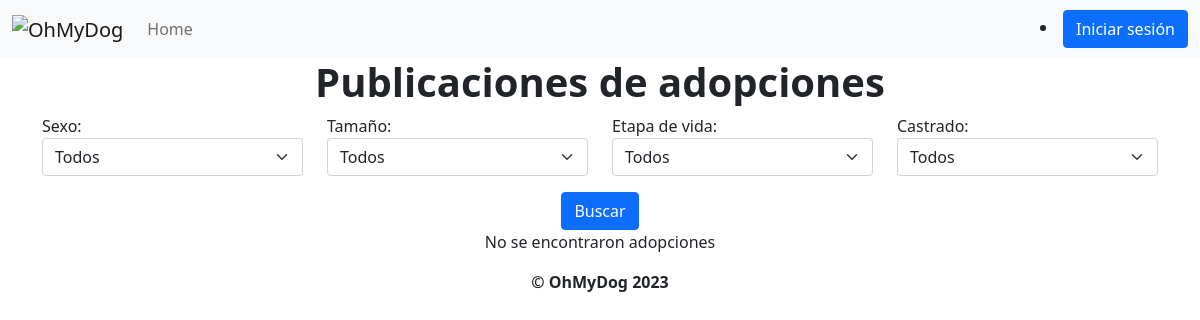
The page /publicaciones/adopciones on the database as committed earlier.
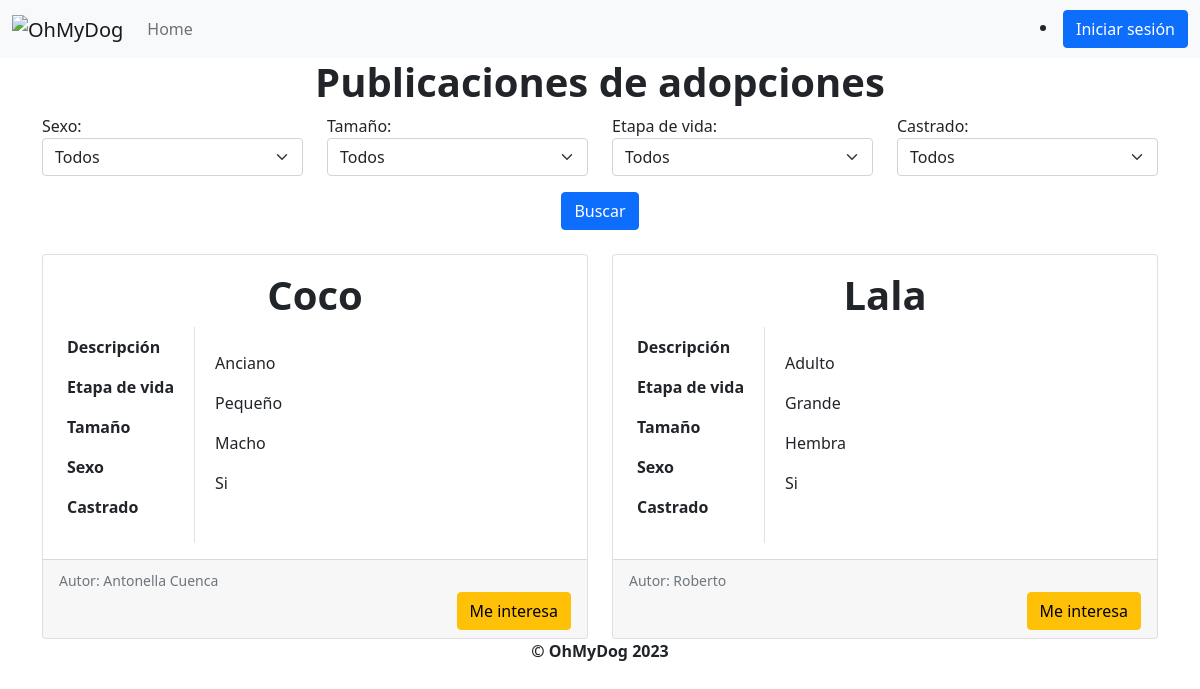
The same page on the database as committed later.
### OhMyDog/modelos/publicaciones/adopciones.py (models this page shows, shortened)
class Adopcion(models.Model):
    class Meta:
        verbose_name_plural = "Adopciones"
    id = models.BigAutoField(primary_key=True)
    cliente = models.ForeignKey(Cliente, null=False, on_delete=models.CASCADE, related_name="adopciones")
    descripcion = models.TextField(null=True)
    nombre = models.CharField(max_length=30)
    tamanio_perro = models.ForeignKey(TamanioPerro, null=False, on_delete=models.CASCADE)
    etapa_vida_perro = models.ForeignKey(EtapaVidaPerro, null=False, on_delete=models.CASCADE)
    sexos = [("M", "Macho"), ("H", "Hembra")]
    sexo = models.CharField(max_length=1, choices=sexos, blank=False)
    castrado = models.CharField(max_length=1, choices=[("S", "Si"), ("N", "No")], blank=False)
    adoptado = models.BooleanField(default=False)

### OhMyDog/modelos/etapaVidaPerro/etapaVidaPerro.py (models this page shows, shortened)
class EtapaVidaPerro(models.Model):
    class Meta:
        verbose_name_plural = "(LT) Etapas_de_vida"
    id = models.BigAutoField(primary_key=True)
    nombre = models.CharField(max_length=30)

### OhMyDog/modelos/tamaniosPerros/tamaniosPerros.py (models this page shows, shortened)
class TamanioPerro(models.Model):
    class Meta:
        verbose_name_plural = "(LT) Tamaños_perro"
    id = models.BigAutoField(primary_key=True)
    nombre = models.CharField(max_length=30)

### OhMyDog/modelos/clientes/clientes.py (models this page shows, shortened)
class Cliente(models.Model):
    id = models.BigAutoField(primary_key=True)
    nombre = models.CharField(max_length=30)
    email = models.EmailField(max_length=30)
    telefono = models.CharField(max_length=20)
    habilitado = models.BooleanField(default=True)

### OhMyDog/views/publicaciones_adopciones.py (the view)
def listar_publicaciones_de_adopciones(request):
    if request.user.is_authenticated and request.user.cliente:
        adopciones = listar_adopciones_no_mias(request.user.cliente.id)
        for adopcion in adopciones:
            if usuario_tiene_interes_adopcion(adopcion, request.user.cliente) is None:
                adopcion.tiene_interes = False
            else:
                adopcion.tiene_interes = True
        return render(
            request,
            "listar_publicaciones_de_adopciones.html",
            {"adopciones": adopciones, "cliente": request.user.cliente},
        )
    else:
        adopciones = listar_todas_adopciones()
        return render(
            request,
            "listar_publicaciones_de_adopciones.html",
            {"adopciones": adopciones, "cliente": None},
        )

### OhMyDog/modelos/publicaciones/__init__.py (called while the page is built)
def listar_todas_adopciones():
    return Adopcion.objects.all()

### OhMyDog/templates/listar_publicaciones_de_adopciones.html (shortened to what the changed rows need)
{% extends 'layout.html' %}
{% block content %}
<h1 style="text-align:center">Publicaciones de adopciones</h1>
</div>
<div class="container bootstrap snippets bootdey">
    {% if adopciones%}
        {% for adopcion in adopciones%}
            {% if forloop.counter0|divisibleby:2 %}
            <div class="row">
            {% endif %}
            <div class="col-sm-6" id="adopcionesContainer">
                <div class="card mt-4">
                    <div class="card-body">
                        <h1 class="card-title text-center">{{ adopcion.nombre }}</h1>
                        <div class="row">
                            <div class="col-auto vertical-line">
                                <table class="table table-borderless">
                                    <tbody>
                                        <tr>
                                            <th>Descripción</th>
                                        </tr>
                                        <tr>
                                            <th>Etapa de vida</th>
                                        </tr>
                                        <tr>
                                            <th>Tamaño</th>
                                        </tr>
                                        <tr>
                                            <th>Sexo</th>
                                        </tr>
                                        <tr>
                                            <th>Castrado</th>
                                        </tr>
                                    </tbody>
                                </table>
                            </div>
                            <div class="col">
                                <table class="table table-borderless">
                                    <tbody>
                                        <tr>
                                            <td>{{ adopcion.descripcion }}</td>
                                        </tr>
                                        <tr>
                                            <td class="etapa-vida">{{ adopcion.etapa_vida_perro.nombre }}</td>
                                        </tr>
                                        <tr>
                                            <td class="tamanio">{{ adopcion.tamanio_perro.nombre }}</td>
                                        </tr>
                                        <tr>
                                            {%if adopcion.sexo == "M"%}
                                                <td class="sexo">Macho</td>
                                            {%else%}
                                                <td class="sexo">Hembra</td>
                                            {% endif %}
                                        </tr>
                                        <tr>
                                            {%if adopcion.castrado == "S"%}
                                                <td class="castrado">Si</td>
                                            {% else %}
                                                <td class="castrado">No</td>
                                            {% endif %}
                                        </tr>
                                    </tbody>
                                </table>
                            </div>
                        </div>
                    </div>
                    <div class="card-footer">
                        <div class="row">
                            <p class="card-text"><small class="text-muted">Autor: {{ adopcion.cliente.nombre }}</small></p>
                        </div>
                        {%if not adopcion.adoptado%}
                        {%if not adopcion.tiene_interes %}
                            {% if cliente %}
                            <div class="col text-end">
                                <form action="{% url 'marcar_como_me_interesa' %}" method="POST">
                                    {% csrf_token %}
                                    <input type="hidden" name="key1" value="{{cliente.email}}">
                                    <input type="hidden" name="key2" value="{{cliente.telefono}}">
                                    <input type="hidden" name="key2" value="{{cliente.nombre}}">
                                    <input type="hidden" name="adopcion_id" value="{{adopcion.id}}">
                                    <button type="submit" class="btn btn-warning">Me interesa</button>
                                </form>
                            </div>
                            {% else %}
                            <div class="col text-end">
                                <a type="button" class="btn btn-warning" id="me_interesa"
                                    onclick="mostrarPopupContacto(event, '{{ adopcion.nombre }}', '{{adopcion.cliente.email}}', '{{adopcion.id}}');"
                                    href="{% url 'marcar_como_me_interesa' %}">Me interesa
                                </a>
                            </div>
                            {% endif %}
                        {%else%}
                            <div class="col text-end">
                            </div>
                        {% endif %}
                        {%else%}
                            <div class="col text-end">
                                <p class="text-success" style="font-weight:bold">Adoptado</p>
                            </div>
                        {%endif%}
                    </div>
                </div>
            </div>
            {% if forloop.counter|divisibleby:2 or forloop.last %}
            </div>
            {% endif %}
        {% endfor %}
    {% else %}
        <p id="mensajeNoAdopciones" style="text-align: center">No se encontraron adopciones</p>
    {% endif %}
</div>
{% endblock %}

Rows that differ between the two databases and show on the page:
added Adopcion: nombre "Coco", etapa_vida_perro.nombre "Anciano", tamanio_perro.nombre "Pequeño", sexo "Macho", castrado "Si", cliente.nombre "Antonella Cuenca"
added Adopcion: nombre "Lala", etapa_vida_perro.nombre "Adulto", tamanio_perro.nombre "Grande", sexo "Hembra", castrado "Si", cliente.nombre "Roberto"
Other text that changed with them:
text no longer shown: "No se encontraron adopciones"
